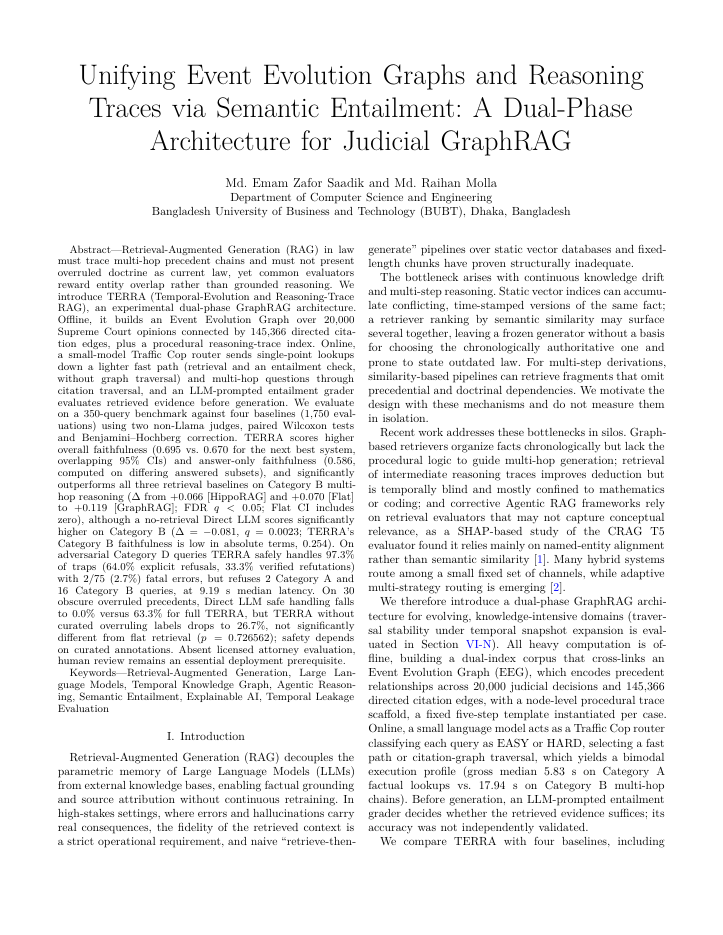
#> input picture TERRA_EDITORIAL_RESTART_V2/audits/20261008_codex/render/main-01.png, 723 x 935 px; its folder holds 4 pictures in this run
$ python contact_pages.py
#> lines starting #> are read from the running program, lines starting #| are printed output that depends on the picture
from pathlib import Path
from PIL import Image,ImageDraw
A=Path(__file__).parent/'render'
for prefix in ('main','supp'):
    fs=sorted(A.glob(prefix+'-*.png'))
    for i in range(0,len(fs),2):
        ims=[Image.open(p).convert('RGB') for p in fs[i:i+2]]
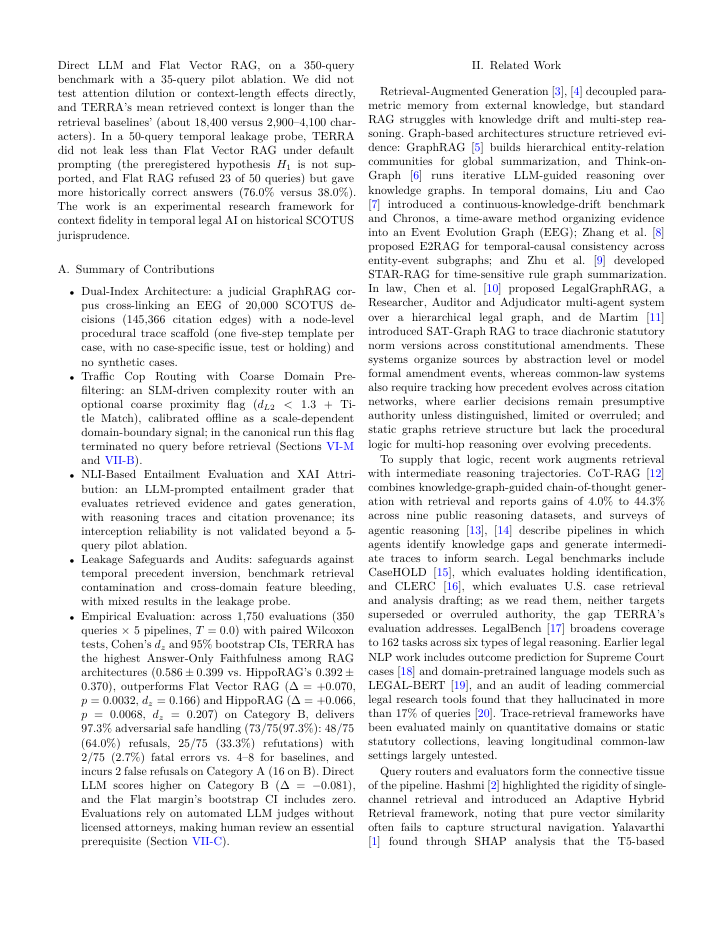
#> input picture TERRA_EDITORIAL_RESTART_V2/audits/20261008_codex/render/main-02.png, 723 x 935 px
#> ims = 2 items
        canvas=Image.new('RGB',(sum(x.width for x in ims),max(x.height for x in ims)+30),'#dddddd')
#> canvas: PIL image 1446x965 RGB; every value is 221
        x=0
        for p,im in zip(fs[i:i+2],ims):
            canvas.paste(im,(x,30));ImageDraw.Draw(canvas).text((x+10,5),p.name,fill='black');x+=im.width
#> this loop made 2 passes
#> x on passes 1 to 2: 723, 1446
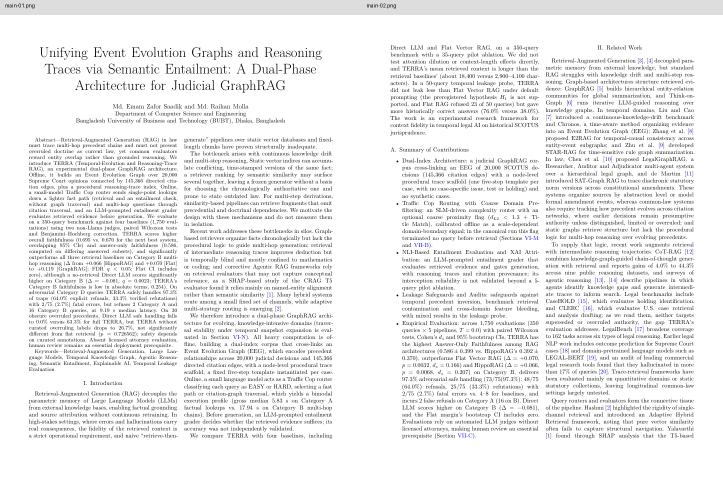
#> canvas: PIL image 1446x965 RGB (shown at 1/2 size); mean R, G, B 238.1, 238.1, 238.2
#> after the loop, x = 1446
        canvas.save(A/f'qa_{prefix}_{i+1:02}.png')
